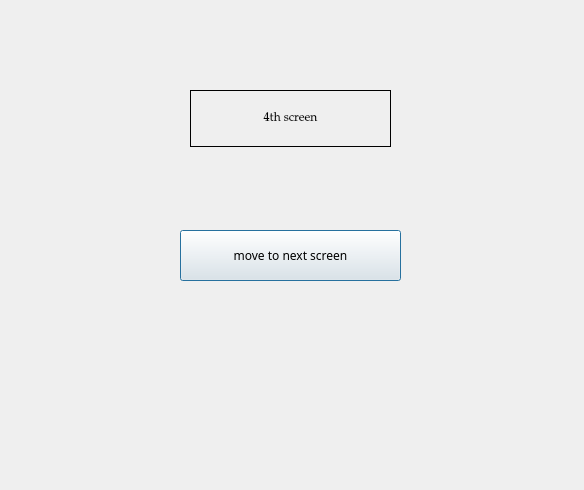
<?xml version="1.0" encoding="UTF-8"?>
<ui version="4.0">
 <class>Dialog</class>
 <widget class="QDialog" name="Dialog">
  <property name="geometry">
   <rect>
    <x>0</x>
    <y>0</y>
    <width>584</width>
    <height>490</height>
   </rect>
  </property>
  <property name="windowTitle">
   <string>Dialog</string>
  </property>
  <widget class="QWidget" name="widget" native="true">
   <property name="geometry">
    <rect>
     <x>0</x>
     <y>0</y>
     <width>581</width>
     <height>511</height>
    </rect>
   </property>
   <property name="cursor">
    <cursorShape>ArrowCursor</cursorShape>
   </property>
   <widget class="QLabel" name="label">
    <property name="geometry">
     <rect>
      <x>190</x>
      <y>90</y>
      <width>201</width>
      <height>57</height>
     </rect>
    </property>
    <property name="minimumSize">
     <size>
      <width>100</width>
      <height>57</height>
     </size>
    </property>
    <property name="font">
     <font>
      <family>Palatino Linotype</family>
     </font>
    </property>
    <property name="frameShape">
     <enum>QFrame::Panel</enum>
    </property>
    <property name="text">
     <string>4th screen</string>
    </property>
    <property name="scaledContents">
     <bool>false</bool>
    </property>
    <property name="alignment">
     <set>Qt::AlignCenter</set>
    </property>
   </widget>
   <widget class="QPushButton" name="loginbutton">
    <property name="geometry">
     <rect>
      <x>180</x>
      <y>230</y>
      <width>221</width>
      <height>51</height>
     </rect>
    </property>
    <property name="font">
     <font>
      <family>Viner Hand ITC</family>
     </font>
    </property>
    <property name="cursor">
     <cursorShape>PointingHandCursor</cursorShape>
    </property>
    <property name="text">
     <string>move to next screen</string>
    </property>
   </widget>
  </widget>
 </widget>
 <resources/>
 <connections/>
</ui>
